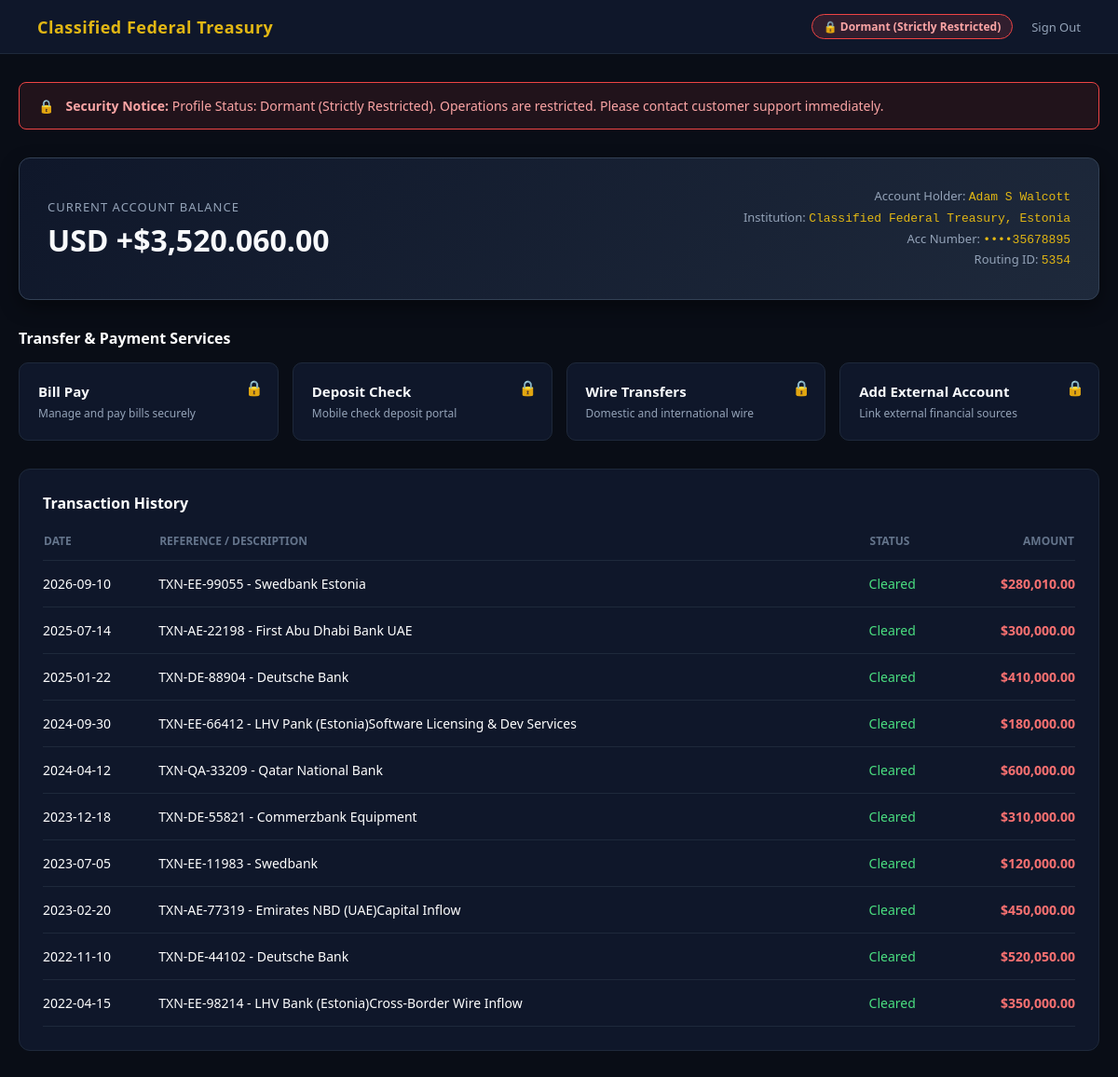
Before: /dashboard/ (signed in) with the older database file.
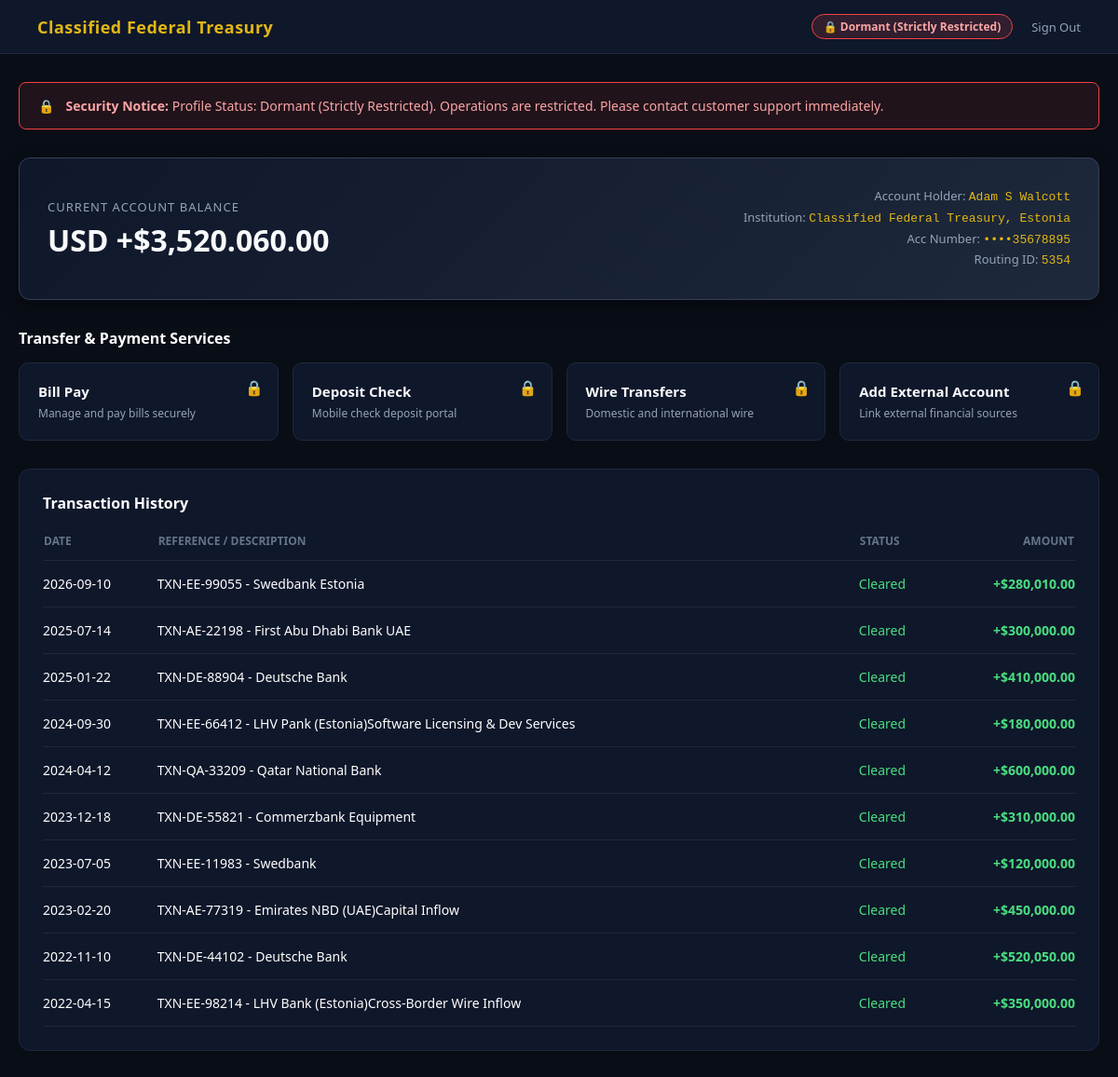
After: the same page with the newer database file.
### main/models.py (models this page shows, shortened)
class Transaction(models.Model):
  user_profile = models.ForeignKey(UserProfile, on_delete=models.CASCADE)
  date = models.CharField(max_length=50)
  ref = models.CharField(max_length=50)
  company = models.CharField(max_length=255)
  amount = models.CharField(max_length=50)
  status = models.CharField(max_length=50)

### main/views.py (the view)
# urls.py: path('dashboard/', views.dashboard_view, name='dashboard'),
def dashboard_view(request):
  if not request.session.get('logged_in') and not request.user.is_authenticated:
    return redirect('login')
  try:
    if request.user.is_authenticated:
      profile = UserProfile.objects.filter(user=request.user).first()
      if profile:
        user_transactions = Transaction.objects.filter(user_profile=profile).order_by('-id')
      else:
        user_transactions = Transaction.objects.filter(user=request.user).order_by('-id')
      masked_email = request.user.email if request.user.email else 'user@treasury-estonia.ee'
      username_lower = request.user.username.lower()
    else:
      profile = None
      user_transactions = []
      masked_email = 'user@treasury-estonia.ee'
      username_lower = ''
    account_number = profile.account_number if profile else '••••4092'
    routing_number = profile.routing_id if profile else '8810'
    balance = profile.balance if profile else '0.00'
    status = 'Dormant (Strictly Restricted)' if (profile and profile.is_locked) else 'Active Profile'
  except Exception:
    account_number = '••••4092'
    routing_number = '8810'
    balance = '0.00'
    status = 'Active Profile'
    user_transactions = []
    masked_email = 'user@treasury-estonia.ee'
    username_lower = ''
  owner_name = request.user.get_full_name() if (request.user.is_authenticated and request.user.get_full_name()) else request.user.username
  context = {
      'owner_name': owner_name,
      'balance': balance,
      'currency': 'USD',
      'status': status,
      'institution': 'Classified Federal Treasury, Estonia',
      'account_number': account_number,
      'routing_number': routing_number,
      'swift_code': 'XXXX',
      'masked_email': masked_email,
      'masked_phone': '••••••••4092',
      'transactions': user_transactions,
  }
  return render(request, 'main/dashboard.html', context)

### main/templates/main/dashboard.html (shortened to what this page needs)
<!DOCTYPE html>
<html lang="en">
<head>
</head>
<body>
    <nav>
        <div class="nav-brand">Classified Federal Treasury</div>
        <div class="nav-right">
            <div class="status-pill">🔒 {{ status }}</div>
            <a href="{% url 'logout' %}" class="logout-btn">Sign Out</a>
        </div>
    </nav>
    <div class="main-container">
        <div class="locked-banner">
            <span>🔒</span>
            <div><strong>Security Notice:</strong> Profile Status: {{ status }}. Operations are restricted. Please contact customer support immediately.</div>
        </div>
        <div class="account-overview">
            <div>
                <div class="balance-label">Current Account Balance</div>
                <div class="balance-amount">{{ currency }} {{ balance }}</div>
            </div>
            <div class="account-meta">
                <div>Account Holder: <span>{{ owner_name }}</span></div>
                <div>Institution: <span>{{ institution }}</span></div>
                <div>Acc Number: <span>••••{{ account_number }}</span></div>
                <div>Routing ID: <span>{{ routing_number }}</span></div>
            </div>
        </div>
        <div style="margin-bottom: 15px;">
            <h3 style="font-size: 16px; color: #fff; margin-bottom: 15px;">Transfer & Payment Services</h3>
            <div class="services-grid">
                <a href="{% url 'contact' %}" class="service-card">
                    <div class="service-lock">🔒</div>
                    <div class="service-title">Bill Pay</div>
                    <div class="service-desc">Manage and pay bills securely</div>
                </a>
                <a href="{% url 'contact' %}" class="service-card">
                    <div class="service-lock">🔒</div>
                    <div class="service-title">Deposit Check</div>
                    <div class="service-desc">Mobile check deposit portal</div>
                </a>
                <a href="{% url 'contact' %}" class="service-card">
                    <div class="service-lock">🔒</div>
                    <div class="service-title">Wire Transfers</div>
                    <div class="service-desc">Domestic and international wire</div>
                </a>
                <a href="{% url 'add_external_account' %}" class="service-card">
                    <div class="service-lock">🔒</div>
                    <div class="service-title">Add External Account</div>
                    <div class="service-desc">Link external financial sources</div>
                </a>
            </div>
        </div>
        <div class="transactions-card">
            <div class="transactions-header">
                <h3>Transaction History</h3>
            </div>
            <table>
                <thead>
                    <tr>
                        <th>Date</th>
                        <th>Reference / Description</th>
                        <th>Status</th>
                        <th style="text-align: right;">Amount</th>
                    </tr>
                </thead>
                <tbody>
                    {% for tx in transactions %}
                    <tr>
                        <td>{{ tx.date }}</td>
                        <td>{{ tx.ref }} - {{ tx.company }}</td>
                        <td style="color: {% if tx.status == 'Cleared' %}#4ade80{% else %}#f87171{% endif %};">{{ tx.status }}</td>
                        <td style="text-align: right;" class="{% if '+' in tx.amount %}amount-positive{% else %}amount-negative{% endif %}">{{ tx.amount }}</td>
                    </tr>
                    {% empty %}
                    <tr>
                        <td colspan="4" style="text-align: center; color: #64748b;">No transaction records found for this profile.</td>
                    </tr>
                    {% endfor %}
                </tbody>
            </table>
        </div>
    </div>
</body>
</html>

Changed rows visible on the page:
changed Transaction "TXN-EE-99055": amount "$280,010.00" → "+$280,010.00"
changed Transaction "TXN-AE-22198": amount "$300,000.00" → "+$300,000.00"
changed Transaction "TXN-DE-88904": amount "$410,000.00" → "+$410,000.00"
changed Transaction "TXN-EE-66412": amount "$180,000.00" → "+$180,000.00"
changed Transaction "TXN-QA-33209": amount "$600,000.00" → "+$600,000.00"
changed Transaction "TXN-DE-55821": amount "$310,000.00" → "+$310,000.00"
changed Transaction "TXN-EE-11983": amount "$120,000.00" → "+$120,000.00"
changed Transaction "TXN-AE-77319": amount "$450,000.00" → "+$450,000.00"
changed Transaction "TXN-DE-44102": amount "$520,050.00" → "+$520,050.00"
changed Transaction "TXN-EE-98214": amount "$350,000.00" → "+$350,000.00"
